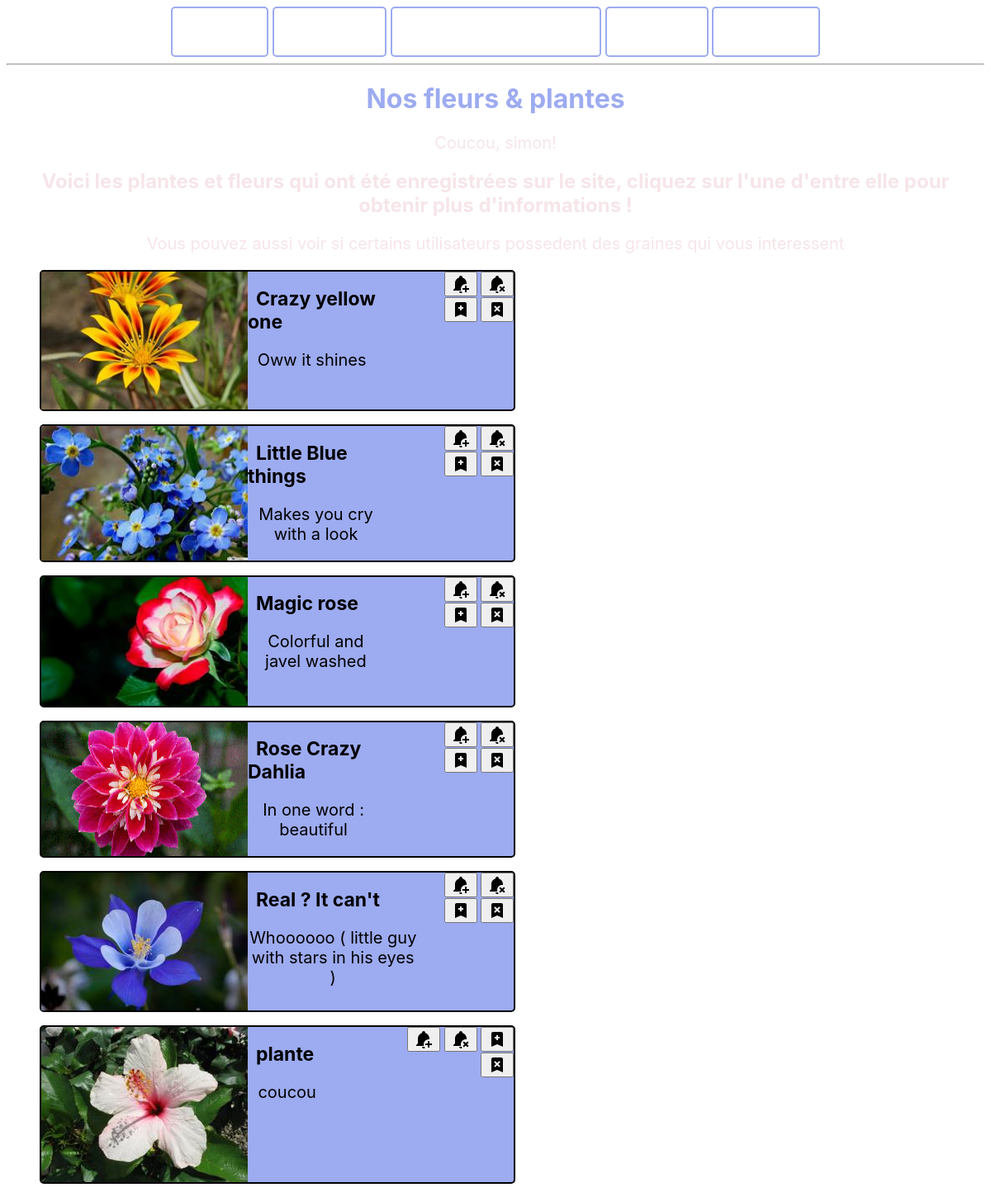
/catalogue (signed in), run on the app's committed database.
### app/models.py (models this page shows, shortened)
class User(UserMixin, db.Model):
    id = db.Column(db.Integer, primary_key=True)
    username = db.Column(db.String(64), index=True, unique=True)
    email = db.Column(db.String(120), index=True, unique=True)
    password_hash = db.Column(db.String(128))
    image_file = db.Column(db.String(20), nullable=False, default='default_avatar.jpg')
    date_creation = db.Column(db.DateTime, index=True, default=datetime.utcnow)
    reputation = db.Column(db.Integer, index = True, default=0)
    about_me = db.Column(db.String(140))
    last_seen = db.Column(db.DateTime, default=datetime.utcnow)

class Plant(db.Model):
    id = db.Column(db.Integer, primary_key=True)
    name = db.Column(db.String(300), index=True, unique=True)
    description = db.Column(db.String(5000), index=True, unique=False)
    author = db.Column(db.String(64), default=None, unique=False)
    image_file = db.Column(db.String(20), nullable=False, default='petite_fleur.png')
    quantity = db.Column(db.Integer, default=0, unique=False)

### app/routes.py (the view)
@app.route('/catalogue')
@login_required
def catalogue():
    form = PlantButtons()
    plants = Plant.query.all()
    image_path = Path('static/flowers')
    if form.validate_on_submit:
        pass
    return render_template('plants.html', title='Catalogue', plants=plants, image_path=image_path, form=form)

### app/models.py (called while the page is built)
@login.user_loader
def load_user(id):
    return User.query.get(int(id))

### app/routes.py (called while the page is built)
@app.before_request
def before_request():
    if current_user.is_authenticated:
        current_user.last_seen = datetime.utcnow()
        db.session.commit()

### app/templates/plants.html
{% extends "base.html" %}
{% block content %}
<h1> Nos fleurs & plantes</h1>
<div class="description">
    <p>Coucou, {{ current_user.username }}!</p>
    <h2>Voici les plantes et fleurs qui ont été enregistrées sur le site, cliquez sur l'une d'entre elle pour obtenir plus d'informations ! <br></h2>
    <p>Vous pouvez aussi voir si certains utilisateurs possedent des graines qui vous interessent</p>
</div>
    {% for plant in plants %}
    <ul>
    <span class="plant">
    <img class="plant_catalog_image" src="{{ (image_path / plant.image_file).as_posix() }}">
    <span class="flower_text">
        <h3>
            <b>
                {{ plant.name }}
            </b>
        </h3>
        <p>
        {{ plant.description }}
        </p>
    </span>
    <div class="interest_button">
    </div>
    <span class="icons">
        <button onclick=""><img src="static/icons/bell-plus.svg"></button>
        <button onclick=""><img src="static/icons/bell-remove.svg"></button>
        <button onclick=""><img src="static/icons/bookmark-plus.svg"></button>
        <button onclick=""><img src="static/icons/bookmark-remove.svg"></button>
    </span>
    </span>
    </ul>
    {% endfor %}
{% endblock %}

### app/templates/base.html (shortened to what this page needs)
<html>
    <head>
      <link rel="stylesheet" type="text/css" href="{{ url_for('static', filename='main.css') }}">
    </head>
    <body>
      <header>
        <div class="common_header">
          <div class="links">
            <a class="home_link" href="{{ url_for('index') }}">Home</a>
            <a class="graines_link" href="{{ url_for('catalogue') }}">Graines</a>
            {% if current_user.is_anonymous %}
            <div class='connect'>
              <a class="login_link" href="{{ url_for('login') }}">Login</a>
            </div>
            {% else %}
            <a class="add_link" href="{{ url_for('add_plant') }}">Ajouter une plante</a>
            <a class="account_link" href="{{ url_for('user', username=current_user.username) }}">Profile</a>
            <div class='connect'>
              <a class="logout_link" href="{{ url_for('logout') }}">Logout</a>
            </div>
            {% endif %}
          </div>
        </div>
      </header>
      <hr>
      {% block content %}{% endblock %}
  </body>
</html>

### app/static/main.css (style rules this page uses)
body { font-family: -apple-system, BlinkMacSystemFont, 'Segoe UI', Roboto, Oxygen, Ubuntu, Cantarell, 'Open Sans', 'Helvetica Neue', sans-serif; background-image: url(https://images.unsplash.com/photo-1543202630-0b2aa650665f?ixlib=rb-1.2.1&q=85&fm=jpg&crop=entropy&cs=srgb&ixid=eyJhcHBfaWQiOjE0NTg5fQ); }
h1 { text-align: center; color: #9DABF0; }
h2 { text-align: center; }
.common_header { text-align: center; color: black; margin: none; padding: 0px; opacity: 100%; }
p { font-size: 20px; text-align: center; }
.links { color: black; }
a { border: 2px solid #9DABF0; border-radius: 5px; padding: 15px 25px; color: white; font-weight: bold; display: inline-block; font-size: 140%; text-decoration: none; }
.plant { display: flex; border: 2px solid black; border-radius: 5px; width: 50%; height: auto; background-color: #9DABF0; background-attachment: local; }
.flower_text { justify-content: left; float: right; text-align: left; }
.connect { display: inline; text-align: right; }
b { font-family: -apple-system, BlinkMacSystemFont, 'Segoe UI', Roboto, Oxygen, Ubuntu, Cantarell, 'Open Sans', 'Helvetica Neue', sans-serif; font-size: 23px; padding-left: 10px; padding-right: 15px; }
ul { text-align: left; }
img { image-rendering: optimizeQuality; }
.description { text-align: center; color: #f6e5e9; }
.icons { text-align: end; }
.interest_button { width: 60px; height: 40px; }

### data on the page
User: username "simon"
Plant: image_file (picture), name "Crazy yellow one", description "Oww it shines"
Plant: image_file (picture), name "Little Blue things", description "Makes you cry with a look"
Plant: image_file (picture), name "Magic rose", description "Colorful and javel washed"
Plant: image_file (picture), name "Rose Crazy Dahlia", description "In one word : beautiful"
Plant: image_file (picture), name "Real ? It can't", description "Whoooooo ( little guy with stars in his eyes )"
Plant: image_file (picture), name "plante", description "coucou"
